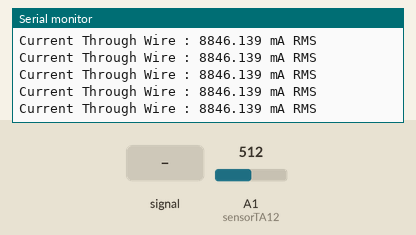
Bench run of a sketch on a simulated Arduino Uno, built with avr-gcc and run on an emulated ATmega328P. Parts: the last lines printed to the serial monitor. Inputs (shaded band) come from the test bench; at power-on: A1 (sensorTA12) = 512.

Above: at 1.2 s.
1.3 s: A1 (sensorTA12) fed a 200 Hz sine of ±81 counts around its level
At 2.0 s:
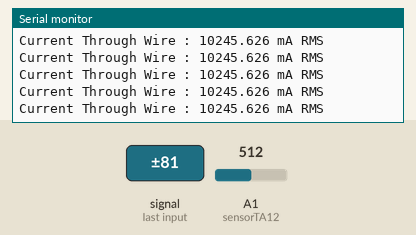
2.8 s: A1 (sensorTA12) set to 716
At 3.6 s:
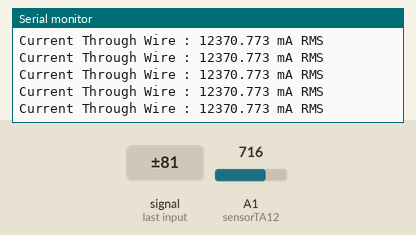
4.3 s: A1 (sensorTA12) fed a 1000 Hz sine of ±255 counts around its level
At 4.8 s:
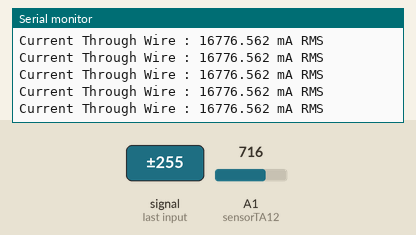
5.8 s: A1 (sensorTA12) set to 900
At 6.7 s:
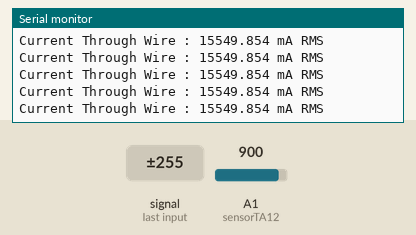
Timing chart, 0 to 8.3 s (numbered marks = the images above; inputs shaded):
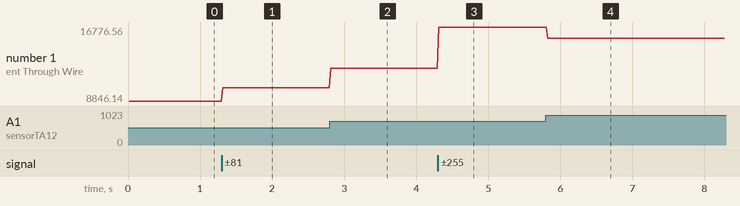

Measured:
- after the input at 1.3 s, the serial monitor: prints a new line at once (image 1)
- after the input at 2.8 s, the serial monitor: prints a new line at once (image 2)
- after the input at 4.3 s, the serial monitor: prints a new line at once (image 3)
- after the input at 5.8 s, the serial monitor: prints a new line at once (image 4)
- plotted number 1: 8846.14 → 10245.63 after the input at 1.3 s, 10245.63 → 12370.77 after the input at 2.8 s, 12370.77 → 16776.56 after the input at 4.3 s, 16776.56 → 15549.85 after the input at 5.8 s

The sketch:

CurrentReadTest.ino
```cpp
// Henry's Bench TA-1200 AC Current Sensor Tutorial


int sensorTA12 = A1; // Analog input pin that sensor is attached to

float nVPP;   // Voltage measured across resistor
float nCurrThruResistorPP; // Peak Current Measured Through Resistor
float nCurrThruResistorRMS; // RMS current through Resistor
float nCurrentThruWire;     // Actual RMS current in Wire

void setup()
 {
   Serial.begin(115200);
   pinMode(sensorTA12, INPUT);
 }


 void loop()
 {
   nVPP = getVPP();
   Serial.print("Current Through Wire : ");
   Serial.print(nVPP,3);
   Serial.println(" mA RMS");
 }


 /************************************
In order to calculate RMS current, we need to know
the peak to peak voltage measured at the output across the
200 Ohm Resistor

The following function takes one second worth of samples
and returns the peak value that is measured
 *************************************/


float getVPP()
{
  float result;
  int readValue;             //value read from the sensor
  int maxValue = 0;          // store max value here
   uint32_t start_time = millis();
   while((millis()-start_time) < 20) //sample for 1 Sec
   {
       readValue = analogRead(sensorTA12);
       // see if you have a new maxValue
       if (readValue > maxValue)
       {
           /*record the maximum sensor value*/
           maxValue = readValue;
       }
   }

   // Convert the digital data to a voltage
   result = (maxValue * 5.0)/1023.0;
   if(result<.05){ // Compensate for Sensor offset
    result=0;
    }
    result=result*3535;
   return result;
 }
```
